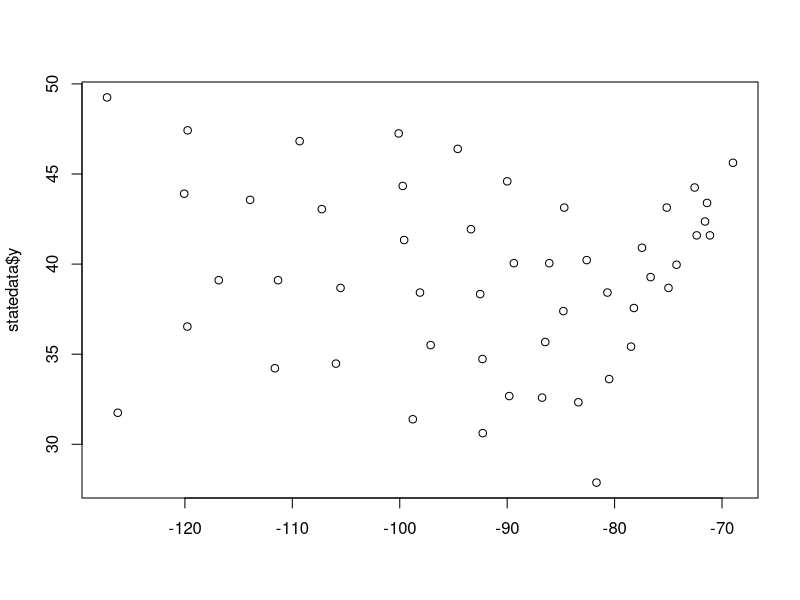
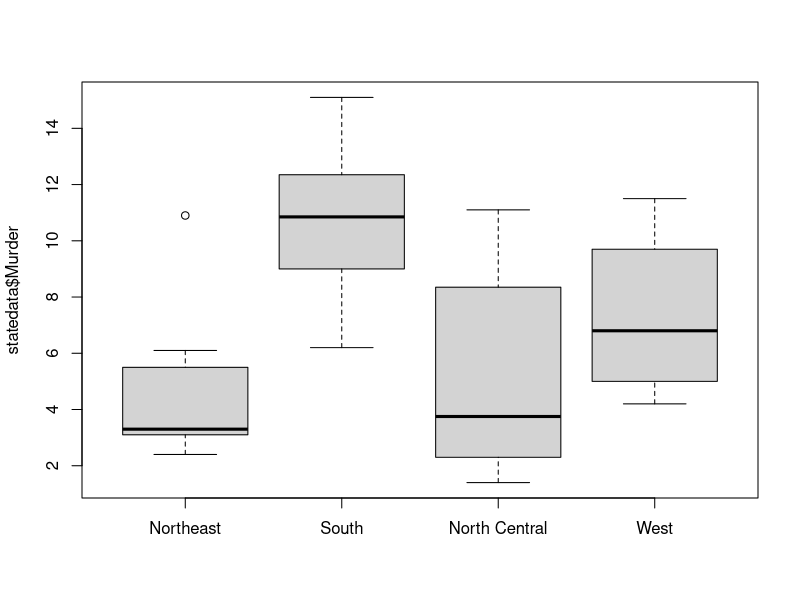
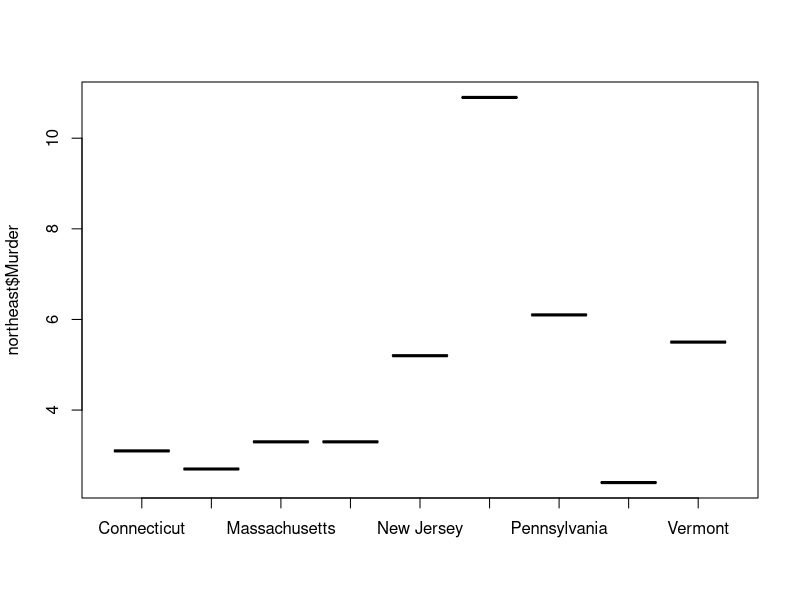
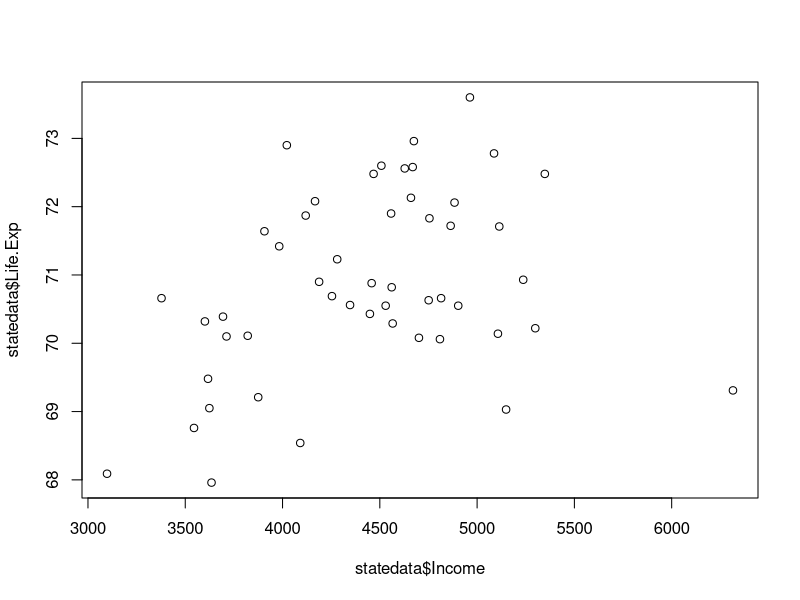

Here is the R script that generated these plots, in order:
data(state)
statedata = cbind(data.frame(state.x77), state.abb, state.area, state.center, state.division, state.name, state.region)
str(statedata)

#problem1
jpeg("Unit2-HW-State01.jpg")
plot(statedata$x, statedata$y, xlab="", main="")
dev.off()

tapply(statedata$HS.Grad, statedata$state.region, mean)

jpeg("Unit2-HW-State02.jpg")
boxplot(statedata$Murder~statedata$state.region, xlab="", main="")
dev.off()

jpeg("Unit2-HW-State03.jpg")
northeast = subset(statedata, statedata$state.region == "Northeast")
boxplot(northeast$Murder~northeast$state.name, xlab="", main="")
dev.off()

table(northeast$state.name,northeast$Murder)

#Problem2
lifemodel = lm(Life.Exp~Population+Income+Illiteracy+Murder+HS.Grad+Frost+Area,data=statedata)
summary(lifemodel)

jpeg("Unit2-HW-State04.jpg")
plot(statedata$Income, statedata$Life.Exp)
dev.off()

#Problem3
lifemodel1 = lm(Life.Exp~Income+Murder+HS.Grad+Frost,data=statedata)
summary(lifemodel1)
lifemodel2 = lm(Life.Exp~Population+Income+HS.Grad+Frost,data=statedata)
summary(lifemodel2)
lifemodel3 = lm(Life.Exp~Illiteracy+Frost+Murder+HS.Grad,data=statedata)
summary(lifemodel3)
lifemodel4 = lm(Life.Exp~Population+Frost+Murder+HS.Grad,data=statedata)
summary(lifemodel4)

prediction = predict(lifemodel4)
statedata$state.name[which.min(prediction)]
statedata$state.name[which.min(statedata$Life.Exp)]
statedata$state.name[which.max(prediction)]
statedata$state.name[which.max(statedata$Life.Exp)]
statedata$state.name[which.min(lifemodel4$residuals)]
statedata$state.name[which.max(lifemodel4$residuals)]




